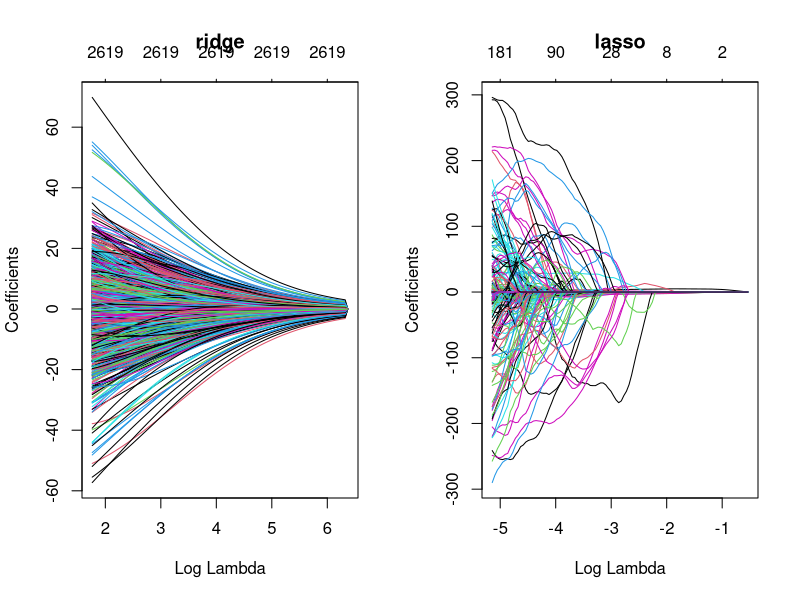
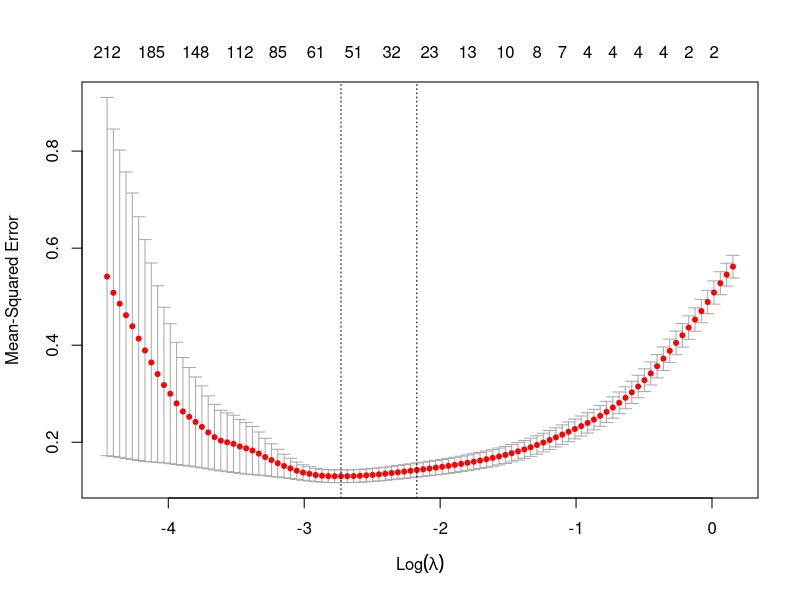

R code for these plots, in order:
## ---- chunk 1
knitr::opts_chunk$set(echo = TRUE)
## ---- chunk 2
data(ozone, package="gss")
d.ozone <- subset(transform(ozone, logupo3= log(upo3)), select = -upo3)
d.ozone.e <- d.ozone[-which.max(d.ozone[,"wdsp"]),] # remove outlier
## ---- chunk 3
require(sfsmisc)
ff <- wrapFormula(logupo3 ~ ., data=d.ozone.e, wrapString="poly(*,degree=3)")
ff <- update(ff, logupo3 ~ .^3)
mm <- model.matrix(ff, data=d.ozone.e)
## ---- chunk 4
# install.packages("glmnet")
library(glmnet)
ridge <- glmnet(mm, d.ozone.e$logupo3, alpha=0)
summary(ridge)
lasso <- glmnet(mm, d.ozone.e$logupo3, alpha=1)
summary(lasso)
## ---- chunk 5
par(mfrow=c(1,2))
plot(ridge, xvar="lambda", main="ridge")
plot(lasso, xvar="lambda", main="lasso")
## ---- chunk 6
set.seed(1)
par(mfrow=c(1,1))
cv.eln <- cv.glmnet(mm, d.ozone.e$logupo3, alpha=0.5, nfolds=10)
plot(cv.eln)
print(cv.eln$lambda.1se)
## ---- chunk 7
cv.eln$cvm[ which( cv.eln$lambda==cv.eln$lambda.1se ) ]
## ---- chunk 8
require(mgcv)
gamForm <- wrapFormula(logupo3~., data=d.ozone.e)
g1 <- gam(gamForm, data=d.ozone.e)
summary(g1)
## ---- chunk 9
n <- nrow(d.ozone.e)
cv.MSE <- numeric(10)
for(i in 1:10){
  ind.test <- as.integer(n*(i-1)/10+1):as.integer(n*i/10)
  fit <- gam(gamForm, data=d.ozone.e[-ind.test,])
  pred <- predict.gam(fit, newdata=d.ozone.e[ind.test,])
  cv.MSE[i] <- mean( (d.ozone.e$logupo3[ind.test]-pred)^2 )
}
print(mean(cv.MSE))
